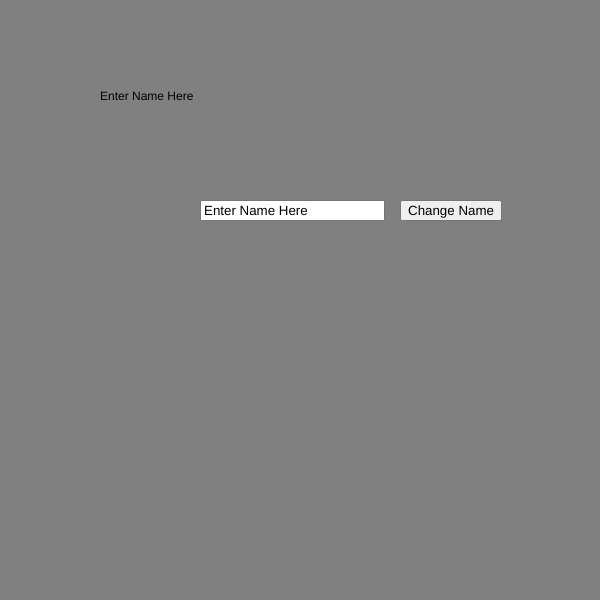
Frame 1 (no input)
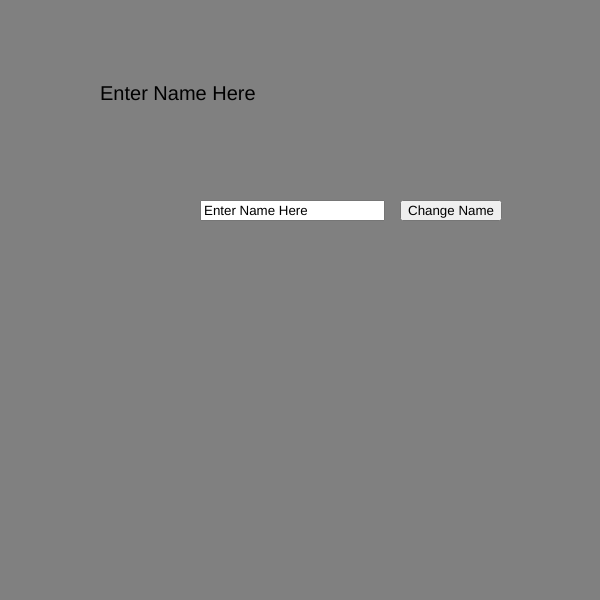
Frame 60 (no input)
Frame 120 (the mouse pressed at the canvas centre since frame 60): identical to frame 60, image omitted

The p5.js sketch that drew these frames (run headless with seeded random() and noise() and a simulated clock; from frame 60 on, the mouse is pressed at the canvas centre):

// p5.js sketch
// ── sketch.js
var button;
let input;
let fontslider;

function setup(){
    createCanvas(600, 600);
    button = createButton('Change Name');
    button.position(400,200);
    button.mousePressed(refresh);
    // remixed from https://p5js.org/reference/p5/createInput/
    input = createInput('Enter Name Here');
    input.position(200,200);
    // end remix

    fontslider = createSlider(5,25,20,5);
}

function draw(){
    background('grey');
    // remixed from https://p5js.org/reference/p5/createInput/
    let msg = input.value();
    text(msg,100,100);
    //end remix
    textSize(fontslider.value());
}

function refresh(){
    input(input.value('Enter Your New Name'));
}

function keyPressed(){
    if(key === 'Escape'){
        // remixed from https://p5js.org/reference/p5/fullscreen/
        let fs = fullscreen();
        fullscreen(!fs);
    }
}
